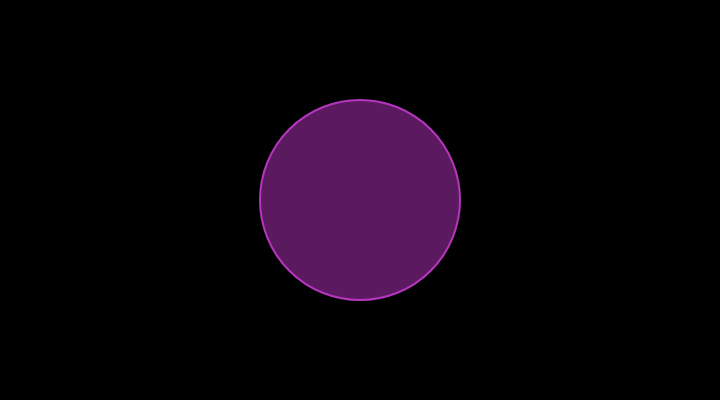
Frame 1 (no input)
Frame 60 (no input): identical to frame 1, image omitted
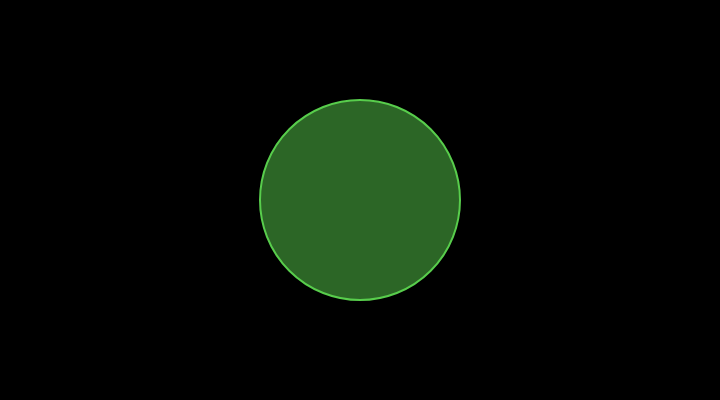
Frame 120 (the mouse pressed at the canvas centre since frame 60)

The p5.js sketch that drew these frames (run headless with seeded random() and noise() and a simulated clock; from frame 60 on, the mouse is pressed at the canvas centre):

// p5.js sketch
// ── sketch.js
let r, g, b;

function setup() {
  createCanvas(720, 400);
  // Pick colors randomly
  r = random(255);
  g = random(255);
  b = random(255);
}

function draw() {
  background(0);
  // Draw a circle
  strokeWeight(2);
  stroke(r, g, b);
  fill(r, g, b, 127);
  ellipse(360, 200, 200, 200);
  console.log(r, g, b);
}


function mousePressed() {
 
  let d = dist(mouseX, mouseY, 360, 200);
  if (d < 100) {

    r = random(255);
    g = random(255);
    b = random(255);
  }
}
